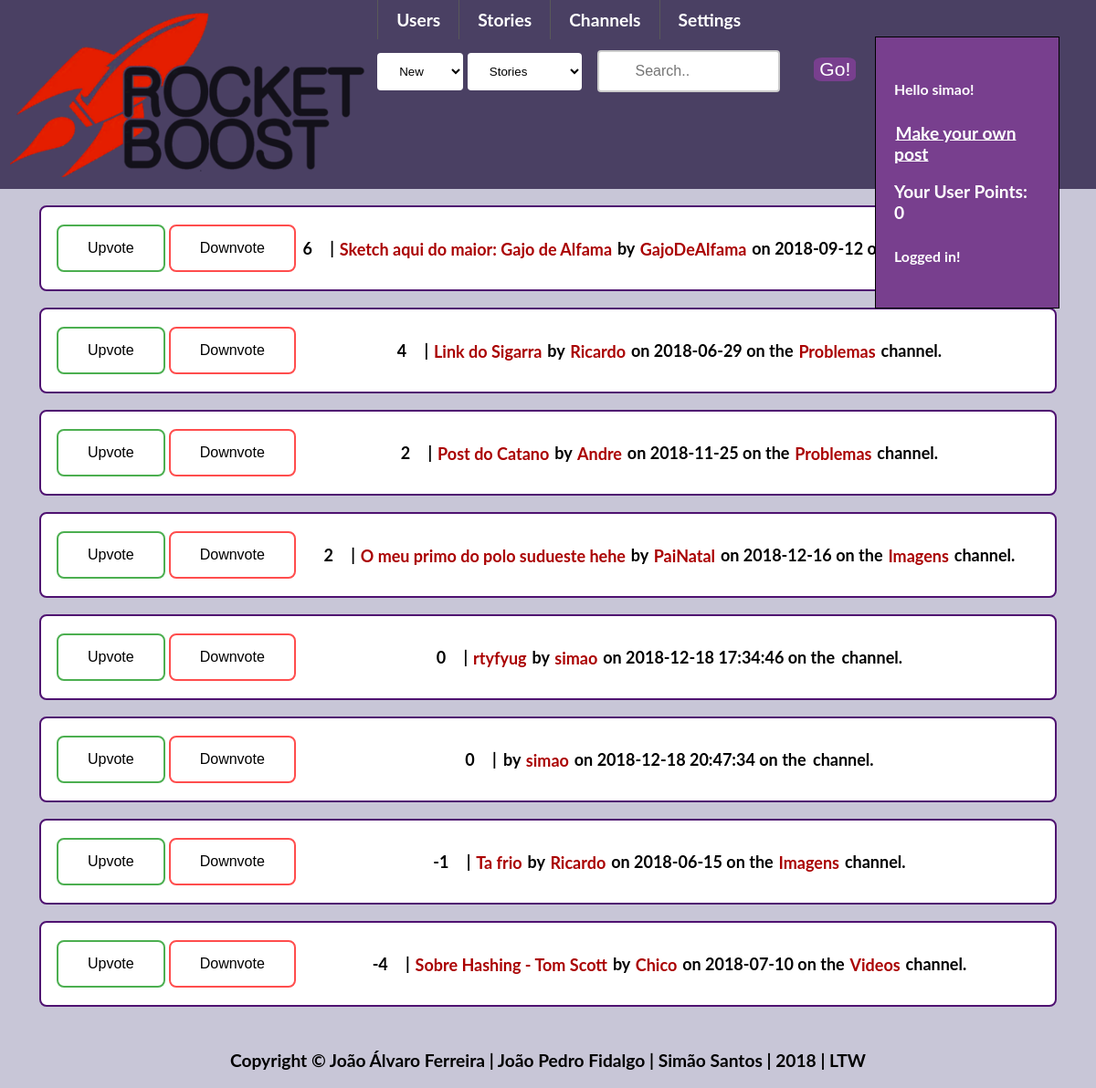
Page /pages/frontpage.php (signed in) on the committed database.
### tables this page shows
CREATE TABLE posts
(
    postID INTEGER UNIQUE NOT NULL PRIMARY KEY,
    title VARCHAR NOT NULL,
    content VARCHAR,
    type VARCHAR,
    dateWritten DATETIME,
    username INTEGER REFERENCES users Not NULL,
    channel VARCHAR NOT NULL
);

### database/utilities.php (called while the page is built, shortened)
<?php
function getVotesPost($id){
    $db = Database::getInstance()->db();
    $stmt = $db->prepare('SELECT * FROM postvotes WHERE postID = ?');
    $stmt->execute(array($id));
    $result = $stmt->fetchAll();
    $votes = 0;
    foreach ($result as $row) {
    if($row['positive'] == 1)
        $votes = $votes+1;
    else $votes = $votes - 1;
    }
    return $votes;
}
?>

### pages/frontpage.php (the view, shortened to what this page needs)
<?php
include_once "../templates/default.php";
draw_posts();
function cmpPoints($a, $b)
{
    if (getVotesPost($a['postID']) == getVotesPost($b['postID'])) {
        return 0;
    }
    return (getVotesPost($a['postID']) > getVotesPost($b['postID'])) ? -1 : 1;
}
function draw_posts(){
    $sortType = "points";
    $db = Database::getInstance()->db();
    $stmt = $db->prepare('SELECT * FROM posts');
    $stmt->execute();
    $result = $stmt->fetchAll();
    if($sortType == "points")
    usort($result, "cmpPoints");
    else if($sortType == "new")
    usort($result, "cmpDate");
    else if($sortType == "comments")
    usort($result, "cmpComments");
    foreach ($result as $row) {
    $votes = getVotesPost($row['postID']);?>
    <div id="postlist">
        <div class="votes_frontpage">
            <input type="button" value="Upvote">
            <input type="button" value="Downvote">
        </div>
        <div id="post_info">
            <span id="votes"><?php echo $votes?></span>
            <span class="separator"> | </span>
            <a href = "../pages/viewPost.php?id=<?php echo $row['postID']?>"><?php echo $row['title']?></a>
            <span class="separator">by</span>
            <a href = "../pages/viewProfile.php?username=<?php echo $row['username']?>"><?php echo $row['username'];?></a>
            <span class="separator">on</span>
            <?php echo $row['dateWritten']?>
            <span class="separator">on the </span>
             <a href = "../pages/channel.php?id=<?php echo $row['channel']?>"><?php echo $row['channel'];?></a>
            <span class="channel">channel.</span>
        </div>
    </div>
<?php
    }
}
?>

### css/style.css (style rules this page uses)
body { margin: 0 auto; --bg-color: #C8C6D7; --main-color: #783F8E; --dark-color: #4F1271; --light-color: #4A4063; background-color: var(--bg-color); font-weight: 700; font-size: 14px; font-size: 120%; font-family: Lato, Arial, sans-serif; transition: box-shadow .2s cubic-bezier(.4,0,1,1),background .2s cubic-bezier(.4,0,.2,1),color .2s cubic-bezier(.4,0,.2,1); }
a:link { position: relative; text-decoration: none; -webkit-transition: all 1s linear; color: #aa0000; padding: 1.5px; -webkit-transition: all 1s linear; }
#postlist { display: flex; background-color: white; border: 2px solid var(--dark-color); border-radius: 8px; width: 90%; padding: 15px; margin: 1em; margin-left: auto; margin-right: auto; font-size: 18px; }
.votes_frontpage { display: flex; }
.votes_frontpage input:first-child { background-color: white; border: 2px solid #4CAF50; border-radius: 8px; color: black; padding: 15px 32px; text-align: center; text-decoration: none; display: block; font-size: 16px; margin: 4px 2px; cursor: pointer; -webkit-transition-duration: 0.4s; transition-duration: 0.4s; }
.votes_frontpage input:nth-child(2) { background-color: white; border: 2px solid #ff4d4d; border-radius: 8px; color: black; padding: 15px 32px; text-align: center; text-decoration: none; display: block; font-size: 16px; margin: 4px 2px; cursor: pointer; -webkit-transition-duration: 0.4s; transition-duration: 0.4s; }
#post_info { margin: auto; }

### rows in the picture
posts: votes "6", title "Sketch aqui do maior: Gajo de Alfama", username "GajoDeAlfama", dateWritten "2018-09-12"
posts: votes "4", title "Link do Sigarra", username "Ricardo", dateWritten "2018-06-29", channel "Problemas"
posts: votes "2", title "Post do Catano", username "Andre", dateWritten "2018-11-25", channel "Problemas"
posts: votes "2", title "O meu primo do polo sudueste hehe", username "PaiNatal", dateWritten "2018-12-16", channel "Imagens"
posts: votes "0", title "rtyfyug", username "simao", dateWritten "2018-12-18 17:34:46"
posts: votes "0", username "simao", dateWritten "2018-12-18 20:47:34"
posts: votes "-1", title "Ta frio", username "Ricardo", dateWritten "2018-06-15", channel "Imagens"
posts: votes "-4", title "Sobre Hashing - Tom Scott", username "Chico", dateWritten "2018-07-10", channel "Videos"

### other values in the picture
$_SESSION['username'] "simao"
getUserPoints($_SESSION['username']) "0"
$_SESSION['message'] "Logged in!"
